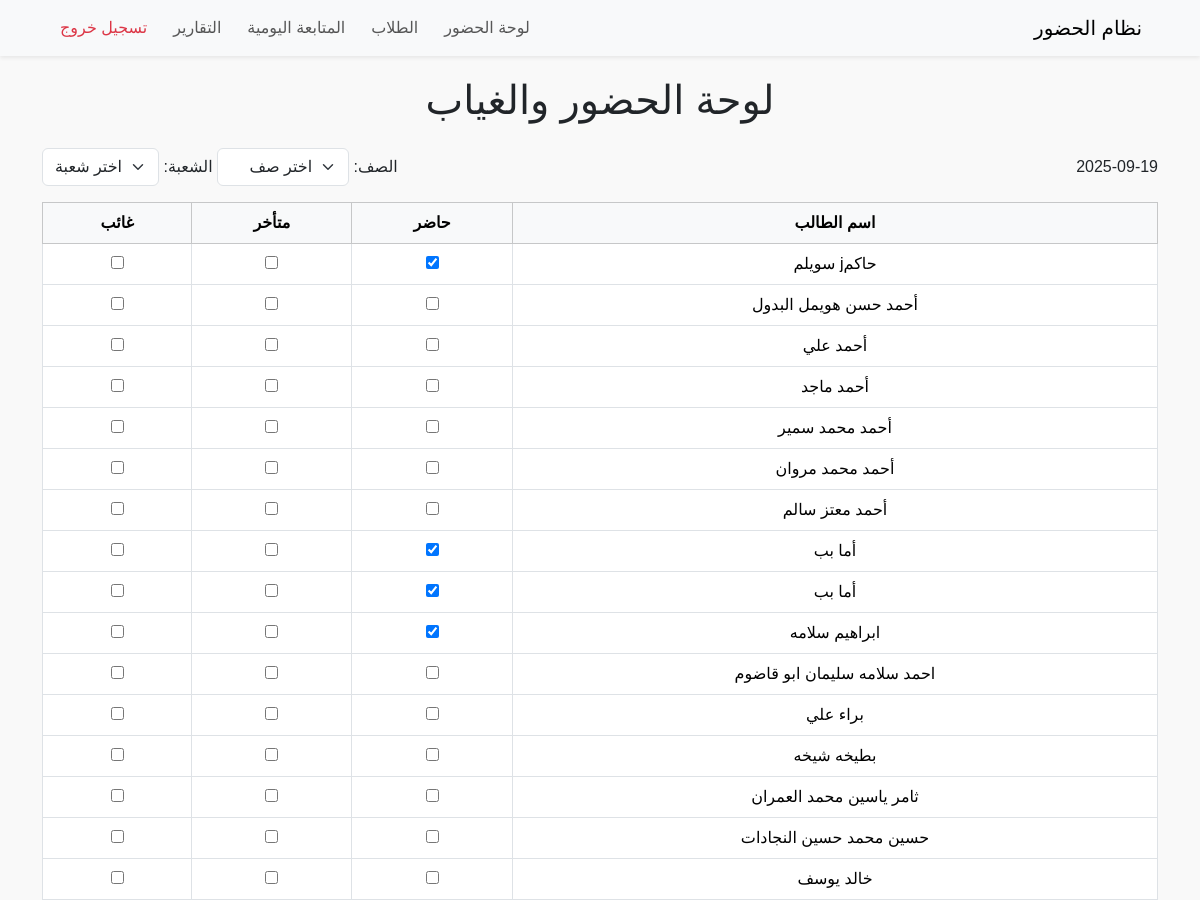
The page / (signed in, upper part) on the database as committed earlier.
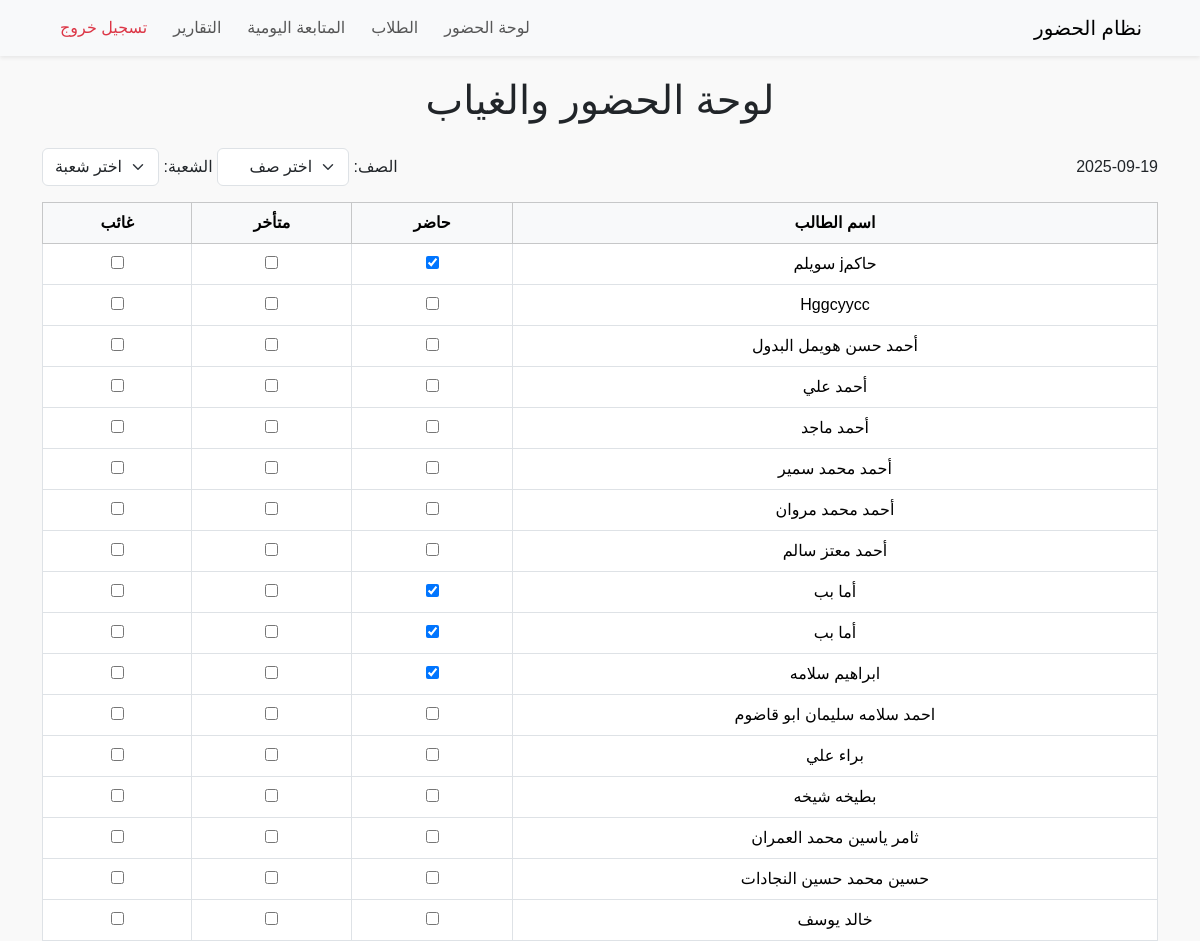
The same page on the database as committed later.
### tables this page shows
CREATE TABLE attendance (
    id INTEGER PRIMARY KEY AUTOINCREMENT,
    student_id INTEGER NOT NULL,
    date TEXT NOT NULL,
    status TEXT NOT NULL,  -- 'present', 'late', 'absent'
    FOREIGN KEY(student_id) REFERENCES students(id)
);

CREATE TABLE students (
    id INTEGER PRIMARY KEY AUTOINCREMENT,
    student_name TEXT NOT NULL,
    username TEXT,
    password TEXT
, class_name TEXT, section TEXT, school_id INTEGER REFERENCES schools(id));

### attendance.py (the view)
@login_required
def dashboard():
    conn = get_db_connection()
    today = date.today().isoformat()
    students = conn.execute('''
        SELECT s.id, s.student_name, s.class_name, s.section, a.status
        FROM students s
        LEFT JOIN attendance a
        ON s.id = a.student_id AND a.date = ?
        ORDER BY s.student_name
    ''', (today,)).fetchall()
    classes = sorted(set([row["class_name"] for row in students if row["class_name"]]))
    sections = sorted(set([row["section"] for row in students if row["section"]]))
    conn.close()
    return render_template(
        'dashboard.html',
        students=students,
        today=today,
        classes=classes,
        sections=sections
    )

### auth.py (called while the page is built)
def login_required(f):
    @wraps(f)
    def decorated_function(*args, **kwargs):
        if 'user' not in session:
            return redirect(url_for('login'))
        return f(*args, **kwargs)
    return decorated_function

### db.py (called while the page is built)
def get_db_connection():
    conn = sqlite3.connect(DB_NAME)
    conn.row_factory = sqlite3.Row
    return conn

### templates/dashboard.html
{% include 'partials/header.html' %}
{% include 'partials/navbar.html' %}
<main>
    <h1 class="text-center mb-4">لوحة الحضور والغياب</h1>
    {% include 'partials/dashboard_table.html' %}
</main>
{% include 'partials/footer.html' %}

### templates/partials/dashboard_table.html (shortened to what this page needs)
<div class="container mt-4">
    <div class="d-flex justify-content-between mb-3 align-items-center">
        <div id="today">
            {{ today }}
        </div>
        <div>
            <label>الصف:</label>
            <select id="classSelect" class="form-select d-inline-block w-auto">
                <option value="">اختر صف</option>
            </select>
            <label>الشعبة:</label>
            <select id="sectionSelect" class="form-select d-inline-block w-auto">
                <option value="">اختر شعبة</option>
            </select>
        </div>
    </div>
    <table class="table table-bordered text-center" id="attendanceTable">
        <thead class="table-light sticky-top">
            <tr>
                <th>اسم الطالب</th>
                <th>حاضر</th>
                <th>متأخر</th>
                <th>غائب</th>
            </tr>
        </thead>
        <tbody>
            {% for student in students|sort(attribute='student_name') %}
            <tr data-class="{{ student.class_name }}" data-section="{{ student.section }}">
                <td>{{ student.student_name }}</td>
                <td>
                    <input type="checkbox" class="attendance-checkbox"
                           data-student-id="{{ student.id }}"
                           data-status="present"
                           {% if student.status == 'present' %}checked{% endif %}>
                </td>
                <td>
                    <input type="checkbox" class="attendance-checkbox"
                           data-student-id="{{ student.id }}"
                           data-status="late"
                           {% if student.status == 'late' %}checked{% endif %}>
                </td>
                <td>
                    <input type="checkbox" class="attendance-checkbox"
                           data-student-id="{{ student.id }}"
                           data-status="absent"
                           {% if student.status == 'absent' %}checked{% endif %}>
                </td>
            </tr>
            {% endfor %}
        </tbody>
    </table>
</div>

Rows that differ between the two databases and show on the page:
added students: student_name "Hggcyycc"
